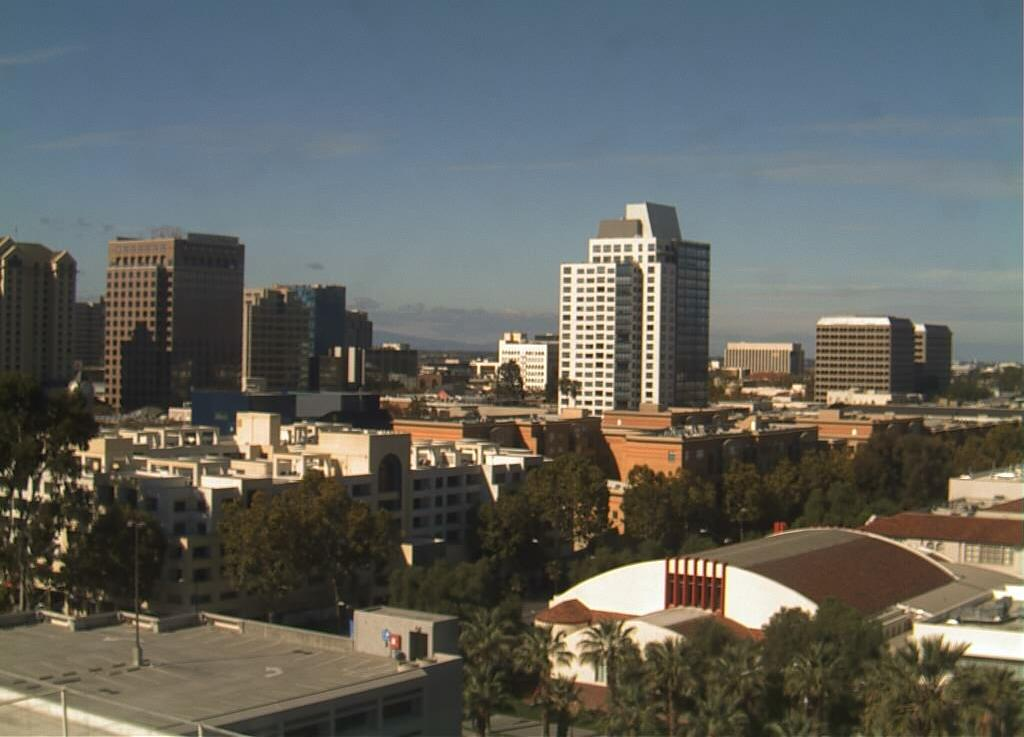
#> input picture data/day.jpg, 1024 x 737 px, found by its file name
$ python back.py
#> lines starting #> are read from the running program, lines starting #| are printed output that depends on the picture
import argparse
import os

import cv2
import numpy as np


def _to_float01(image: np.ndarray) -> np.ndarray:
    if image.dtype == np.uint8:
        return image.astype(np.float32) / 255.0
    return np.clip(image.astype(np.float32), 0.0, 1.0)


def enhance_di_retinex(
    day_image_bgr: np.ndarray,
    night_image_bgr: np.ndarray,
    target_mean: float = 0.50,
    target_std: float = 0.22,
    local_sigma: float = 11.0,
    highlight_threshold: float = 0.98,
) -> np.ndarray:
    day_image = _to_float01(day_image_bgr)
    night_image = _to_float01(night_image_bgr)

    day_intensity = cv2.cvtColor(day_image, cv2.COLOR_BGR2GRAY)
    night_intensity = cv2.cvtColor(night_image, cv2.COLOR_BGR2GRAY)

    day_local_mean = cv2.GaussianBlur(day_intensity, (0, 0), local_sigma)
    night_local_mean = cv2.GaussianBlur(night_intensity, (0, 0), local_sigma)

    day_local_var = cv2.GaussianBlur((day_intensity - day_local_mean) ** 2, (0, 0), local_sigma)
    night_local_var = cv2.GaussianBlur((night_intensity - night_local_mean) ** 2, (0, 0), local_sigma)

    day_local_std = np.sqrt(day_local_var + 1e-6)
    night_local_std = np.sqrt(night_local_var + 1e-6)

    target_mean_map = 0.5 * target_mean + 0.5 * day_local_mean
    target_std_map = 0.5 * target_std + 0.5 * day_local_std

    b_map = np.clip(target_mean_map - night_local_mean, -0.35, 0.55)
    a_map = np.clip(target_std_map / (night_local_std + 1e-3), 0.70, 2.00)

    b_map = np.expand_dims(b_map, axis=2)
    a_map = np.expand_dims(a_map, axis=2)

    enhanced = a_map * (night_image - (1.0 - b_map) * 0.5) + (1.0 + b_map) * 0.5
    enhanced = np.clip(enhanced, 0.0, 1.0)

    mask = (night_image < highlight_threshold).astype(np.float32)
    enhanced = mask * enhanced + (1.0 - mask) * night_image

    return np.clip(enhanced * 255.0, 0, 255).astype(np.uint8)


def main() -> None:
    parser = argparse.ArgumentParser(description="DI-Retinex-inspired low-light enhancement")
    parser.add_argument("--input_day_image", type=str, default="data/day.jpg", help="Input day image path")
    parser.add_argument("--input_night_image", type=str, default="data/night.jpg", help="Input night image path")
    parser.add_argument("--output_image", type=str, default="results/di_retinex.png", help="Output image path")
    parser.add_argument("--target_mean", type=float, default=0.50, help="Target local mean in [0, 1]")
    parser.add_argument("--target_std", type=float, default=0.22, help="Target local contrast std")
    parser.add_argument("--local_sigma", type=float, default=11.0, help="Gaussian sigma for local statistics")
    args = parser.parse_args()

    day_image = cv2.imread(args.input_day_image)
#> day_image is the input picture: shape (737, 1024, 3); mean B, G, R 95, 99.7, 98.2
    if day_image is None:
        raise FileNotFoundError(f"Image not found at {os.path.abspath(args.input_day_image)}")

    night_image = cv2.imread(args.input_night_image)
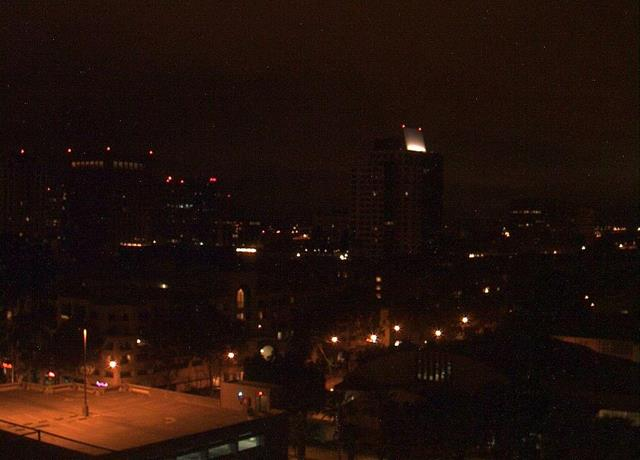
#> input picture data/night.jpg, 640 x 460 px, found by its file name
#> night_image is the input picture: shape (460, 640, 3); mean B, G, R 10.4, 16.2, 32.8
    if night_image is None:
        raise FileNotFoundError(f"Image not found at {os.path.abspath(args.input_night_image)}")

    if day_image.shape != night_image.shape:
        target_size = (min(day_image.shape[1], night_image.shape[1]), min(day_image.shape[0], night_image.shape[0]))
#> target_size = (640, 460)
        day_image = cv2.resize(day_image, target_size)
#> day_image: shape (460, 640, 3)
        night_image = cv2.resize(night_image, target_size)

    enhanced = enhance_di_retinex(
        day_image,
        night_image,
        target_mean=args.target_mean,
        target_std=args.target_std,
        local_sigma=args.local_sigma,
    )
#> in enhance_di_retinex, `day_local_var = cv2.GaussianBlur((day_intensity - day_local_mean) ** 2..`:
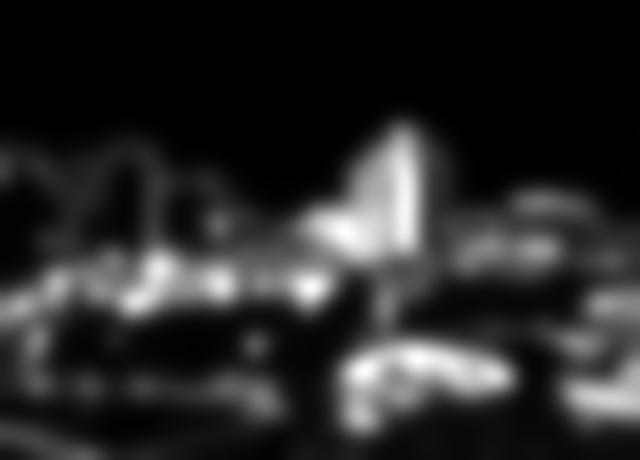
#> day_local_var: shape (460, 640) float32; min 7.65e-06, max 0.0669, mean 0.011; drawn with min black and max white
#> in enhance_di_retinex, `day_local_std = np.sqrt(day_local_var + 1e-6)`:
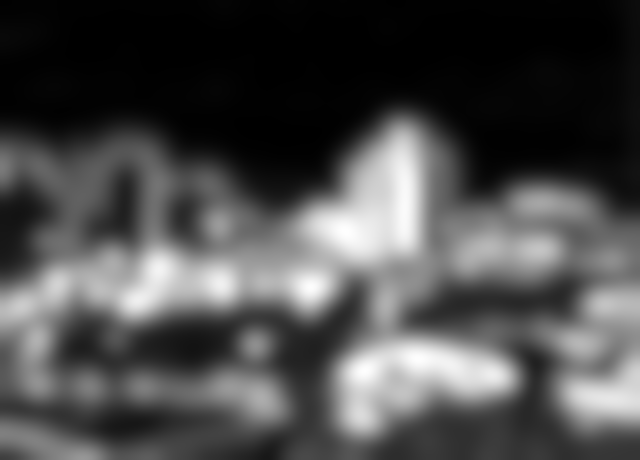
#> day_local_std: shape (460, 640) float32; min 0.00294, max 0.259, mean 0.0787; drawn with min black and max white
#> in enhance_di_retinex, `night_local_std = np.sqrt(night_local_var + 1e-6)`:
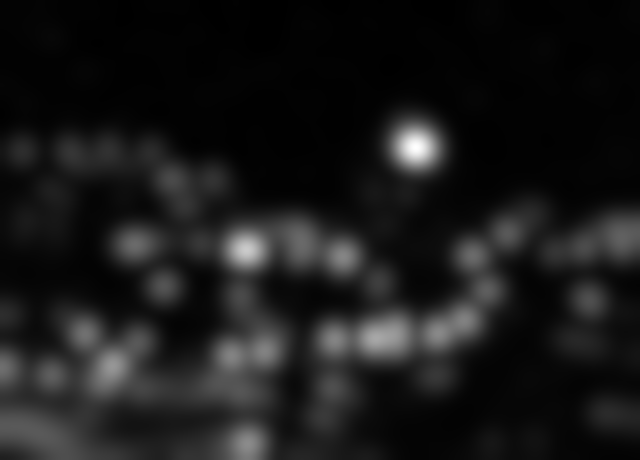
#> night_local_std: shape (460, 640) float32; min 0.0082, max 0.262, mean 0.0339; drawn with min black and max white
#> in enhance_di_retinex, `b_map = np.clip(target_mean_map - night_local_mean, -0.35, 0.55)`:
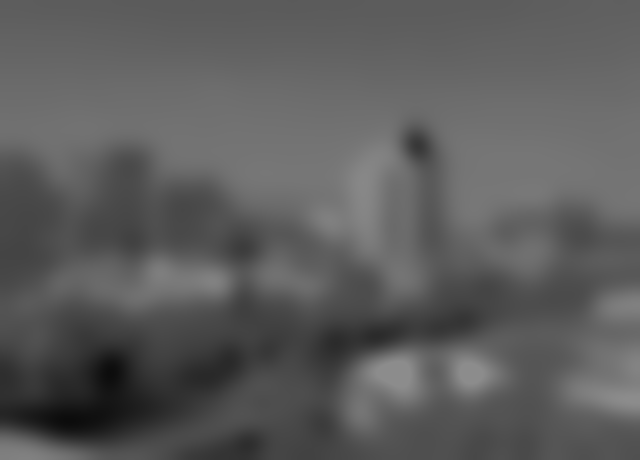
#> b_map: shape (460, 640) float32; min 0.0483, max 0.55, mean 0.363
#> in enhance_di_retinex, `enhanced = np.clip(enhanced, 0.0, 1.0)`:
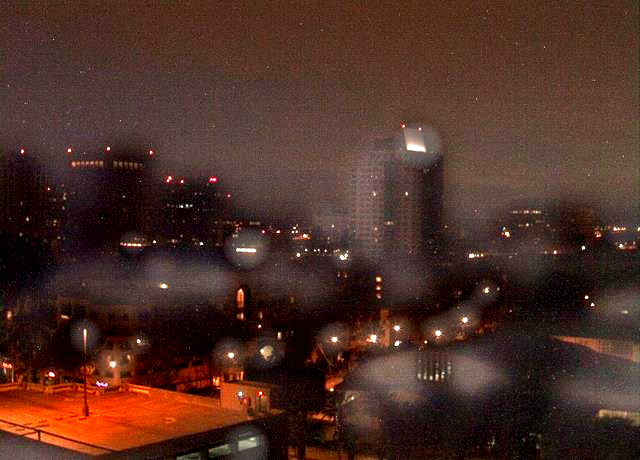
#> enhanced: shape (460, 640, 3) float32; mean of channels 0, 1, 2 0.144, 0.182, 0.305; drawn as B, G, R
#> in enhance_di_retinex, `mask = (night_image < highlight_threshold).astype(np.float32)`:
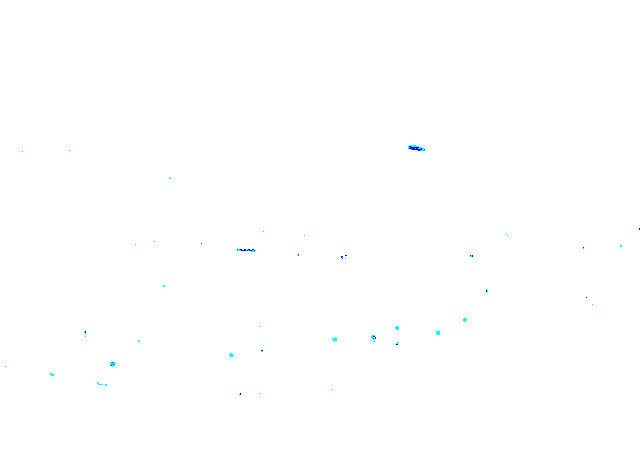
#> mask: shape (460, 640, 3) float32; mean B, G, R 1, 1, 0.999

    output_dir = os.path.dirname(args.output_image)
    if output_dir:
        os.makedirs(output_dir, exist_ok=True)
    cv2.imwrite(args.output_image, enhanced)
    print(f"Saved DI-Retinex result to: {args.output_image}")


if __name__ == "__main__":
    main()
